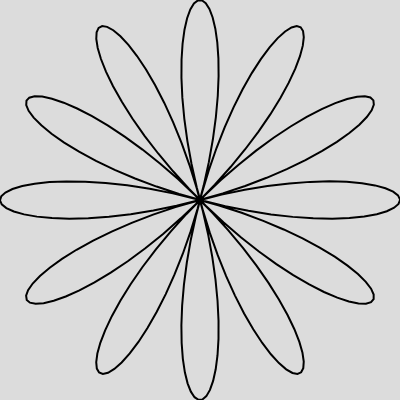
Frame 1 (no input)
Frame 60 (no input): identical to frame 1, image omitted
Frame 120 (the mouse pressed at the canvas centre since frame 60): identical to frame 1, image omitted

The p5.js sketch that drew this single still picture (run headless with seeded random() and noise() and a simulated clock; from frame 60 on, the mouse is pressed at the canvas centre):

// p5.js sketch
// ── sketch.js
let n = 6;
let d = 1;

function setup() {
  createCanvas(400, 400);
}

function draw() {
  background(220);
  translate(width / 2, height / 2);

  beginShape();
  strokeWeight(2);
  noFill();
  for (let theta = 0; theta < TWO_PI * d; theta += 0.02) {
    let r = 200 * cos(theta * n / d);
    let x = r * cos(theta);
    let y = r * sin(theta);
    vertex(x, y);
  }
  endShape(CLOSE);
}
